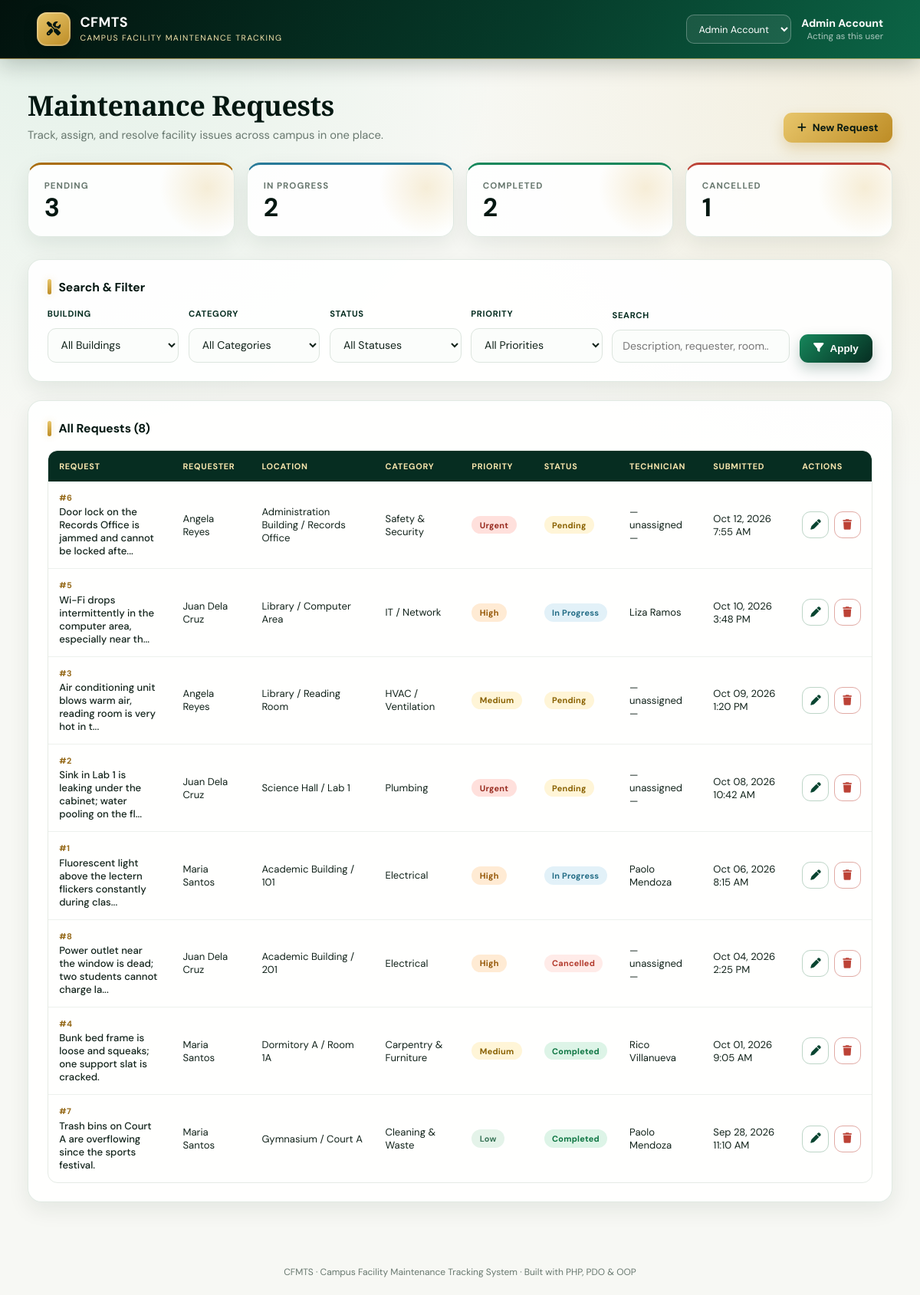
The page / on the database its author committed.
### tables this page shows
CREATE TABLE users (
  user_id    INT AUTO_INCREMENT NOT NULL,
  full_name  VARCHAR(100) NOT NULL,
  email      VARCHAR(120) NOT NULL,
  role_id    INT NOT NULL,
  created_at TIMESTAMP NOT NULL DEFAULT CURRENT_TIMESTAMP,
  PRIMARY KEY (user_id),
  UNIQUE KEY uq_users_email (email),
  KEY idx_users_role (role_id),
  CONSTRAINT fk_users_role FOREIGN KEY (role_id)
    REFERENCES roles (role_id) ON UPDATE CASCADE ON DELETE RESTRICT
);

CREATE TABLE maintenance_requests (
  request_id     INT AUTO_INCREMENT NOT NULL,
  requester_id   INT NOT NULL,
  room_id        INT NOT NULL,
  category_id    INT NOT NULL,
  description    TEXT NOT NULL,
  priority_level ENUM('Low','Medium','High','Urgent') NOT NULL DEFAULT 'Medium',
  status         ENUM('Pending','In Progress','Completed','Cancelled') NOT NULL DEFAULT 'Pending',
  date_submitted DATETIME NOT NULL DEFAULT CURRENT_TIMESTAMP,
  date_resolved  DATETIME NULL DEFAULT NULL,
  PRIMARY KEY (request_id),
  KEY idx_mr_requester (requester_id),
  KEY idx_mr_room (room_id),
  KEY idx_mr_category (category_id),
  KEY idx_mr_status (status),
  CONSTRAINT fk_mr_requester FOREIGN KEY (requester_id)
    REFERENCES users (user_id) ON UPDATE CASCADE ON DELETE RESTRICT,
  CONSTRAINT fk_mr_room FOREIGN KEY (room_id)
    REFERENCES rooms (room_id) ON UPDATE CASCADE ON DELETE RESTRICT,
  CONSTRAINT fk_mr_category FOREIGN KEY (category_id)
    REFERENCES categories (category_id) ON UPDATE CASCADE ON DELETE RESTRICT
);

CREATE TABLE buildings (
  building_id   INT AUTO_INCREMENT NOT NULL,
  building_name VARCHAR(100) NOT NULL,
  PRIMARY KEY (building_id),
  UNIQUE KEY uq_buildings_name (building_name)
);

CREATE TABLE rooms (
  room_id     INT AUTO_INCREMENT NOT NULL,
  building_id INT NOT NULL,
  room_number VARCHAR(30) NOT NULL,
  floor_level VARCHAR(30) NOT NULL,
  PRIMARY KEY (room_id),
  KEY idx_rooms_building (building_id),
  CONSTRAINT fk_rooms_building FOREIGN KEY (building_id)
    REFERENCES buildings (building_id) ON UPDATE CASCADE ON DELETE RESTRICT
);

CREATE TABLE categories (
  category_id   INT AUTO_INCREMENT NOT NULL,
  category_name VARCHAR(100) NOT NULL,
  PRIMARY KEY (category_id),
  UNIQUE KEY uq_categories_name (category_name)
);

### includes/functions.php (called while the page is built, shortened)
<?php
function e(?string $value): string
{
    return htmlspecialchars($value ?? '', ENT_QUOTES, 'UTF-8');
}
function status_badge_class(string $status): string
{
    return match ($status) {
        'Pending'     => 'badge-status-pending',
        'In Progress' => 'badge-status-inprogress',
        'Completed'   => 'badge-status-completed',
        'Cancelled'   => 'badge-status-cancelled',
        default       => 'badge-status-pending',
    };
}
function priority_badge_class(string $priority): string
{
    return match ($priority) {
        'Urgent' => 'badge-priority-urgent',
        'High'   => 'badge-priority-high',
        'Medium' => 'badge-priority-medium',
        'Low'    => 'badge-priority-low',
        default  => 'badge-priority-medium',
    };
}
function format_dt(?string $datetime): string
{
    $ts = strtotime($datetime);
    return $ts ? date('M d, Y g:i A', $ts) : e($datetime);
}

### includes/bootstrap.php (called while the page is built, shortened)
<?php
require_once __DIR__ . '/../classes/MaintenanceRequest.php';
require_once __DIR__ . '/../classes/LookupData.php';
require_once __DIR__ . '/functions.php';
$pdo = Database::getInstance()->getConnection();
$lookup = new LookupData($pdo);
$allUsers = $lookup->getUsers();
foreach ($allUsers as $u) {
    if ((int) $u['user_id'] === (int) ($_SESSION['current_user_id'] ?? 0)) {
        $currentUser = $u;
        break;
    }
}

### classes/LookupData.php (called while the page is built, shortened)
<?php
class LookupData
{
    private PDO $conn;
    public function __construct(PDO $conn)
    {
        $this->conn = $conn;
    }
    public function getUsers(?int $roleId = null): array
    {
        return $this->conn->query("SELECT * FROM users ORDER BY full_name")->fetchAll();
    }
}

### classes/MaintenanceRequest.php (called while the page is built, shortened)
<?php
class MaintenanceRequest
{
    private PDO $conn;
    private string $table = 'maintenance_requests';
    public function __construct(PDO $conn)
    {
        $this->conn = $conn;
    }
    public function getAll(array $filters = []): array
    {
        $sql = "SELECT mr.*,
                       u.full_name  AS requester_name,
                       r.room_number,
                       r.floor_level,
                       b.building_id,
                       b.building_name,
                       c.category_name,
                       (SELECT tech.full_name
                          FROM request_assignments ra
                          JOIN users tech ON ra.technician_id = tech.user_id
                         WHERE ra.request_id = mr.request_id
                         ORDER BY ra.assignment_id DESC LIMIT 1) AS technician_name
                FROM {$this->table} mr
                LEFT JOIN users u       ON mr.requester_id = u.user_id
                LEFT JOIN rooms r       ON mr.room_id = r.room_id
                LEFT JOIN buildings b   ON r.building_id = b.building_id
                LEFT JOIN categories c  ON mr.category_id = c.category_id
                WHERE 1=1";
        $params = [];
        $sql .= " ORDER BY mr.date_submitted DESC";
        $stmt = $this->conn->prepare($sql);
        $stmt->execute($params);
        return $stmt->fetchAll();
    }
    public function countByStatus(): array
    {
        $counts = ['Pending' => 0, 'In Progress' => 0, 'Completed' => 0, 'Cancelled' => 0];
        $stmt = $this->conn->query("SELECT status, COUNT(*) AS total FROM {$this->table} GROUP BY status");
        foreach ($stmt->fetchAll() as $row) {
            $counts[$row['status']] = (int) $row['total'];
        }
        return $counts;
    }
}

### index.php (the view, shortened to what this page needs)
<?php
require_once __DIR__ . '/includes/bootstrap.php';
$mrModel = new MaintenanceRequest($pdo);
$filters = [
    'building_id'    => $_GET['building_id'] ?? '',
    'category_id'    => $_GET['category_id'] ?? '',
    'status'         => $_GET['status'] ?? '',
    'priority_level' => $_GET['priority_level'] ?? '',
    'search'         => trim($_GET['search'] ?? ''),
];
$requests = $mrModel->getAll($filters);
$counts   = $mrModel->countByStatus();
require_once __DIR__ . '/includes/header.php';
?>
<div class="page-header">
  <div>
    <h1>Maintenance Requests</h1>
    <p>Track, assign, and resolve facility issues across campus in one place.</p>
  </div>
  <a href="add.php" class="btn btn-gold"><i class="fa-solid fa-plus"></i> New Request</a>
</div>
<div class="stat-grid">
  <div class="stat-card pending">
    <div class="label">Pending</div>
    <div class="value"><?= (int)$counts['Pending'] ?></div>
  </div>
  <div class="stat-card progress">
    <div class="label">In Progress</div>
    <div class="value"><?= (int)$counts['In Progress'] ?></div>
  </div>
  <div class="stat-card completed">
    <div class="label">Completed</div>
    <div class="value"><?= (int)$counts['Completed'] ?></div>
  </div>
  <div class="stat-card cancelled">
    <div class="label">Cancelled</div>
    <div class="value"><?= (int)$counts['Cancelled'] ?></div>
  </div>
</div>
<div class="panel">
  <div class="panel-title"><span class="bar"></span> Search &amp; Filter</div>
  <form method="get" action="index.php" class="filter-bar">
    <div class="field">
      <label>Building</label>
      <select name="building_id">
        <option value="">All Buildings</option>
      </select>
    </div>
    <div class="field">
      <label>Category</label>
      <select name="category_id">
        <option value="">All Categories</option>
      </select>
    </div>
    <div class="field">
      <label>Status</label>
      <select name="status">
        <option value="">All Statuses</option>
      </select>
    </div>
    <div class="field">
      <label>Priority</label>
      <select name="priority_level">
        <option value="">All Priorities</option>
      </select>
    </div>
    <div class="field">
      <label>Search</label>
      <input type="search" name="search" placeholder="Description, requester, room..." value="<?= e($filters['search']) ?>">
    </div>
    <div class="field">
      <button type="submit" class="btn btn-emerald"><i class="fa-solid fa-filter"></i> Apply</button>
    </div>
  </form>
</div>
<div class="panel">
  <div class="panel-title"><span class="bar"></span> All Requests (<?= count($requests) ?>)</div>
  <?php if (empty($requests)): ?>
    <div class="empty-state">
      <div class="icon"><i class="fa-regular fa-folder-open"></i></div>
      <p>No maintenance requests match your filters yet.</p>
      <a href="add.php" class="btn btn-gold btn-sm"><i class="fa-solid fa-plus"></i> Submit the first request</a>
    </div>
  <?php else: ?>
  <div class="table-wrap">
    <table class="data-table">
      <thead>
        <tr>
          <th>Request</th>
          <th>Requester</th>
          <th>Location</th>
          <th>Category</th>
          <th>Priority</th>
          <th>Status</th>
          <th>Technician</th>
          <th>Submitted</th>
          <th>Actions</th>
        </tr>
      </thead>
      <tbody>
        <?php foreach ($requests as $r): ?>
          <tr>
            <td class="cell-desc">
              <div class="req-id">#<?= (int)$r['request_id'] ?></div>
              <?= e(mb_strimwidth($r['description'], 0, 70, '...')) ?>
            </td>
            <td><?= e($r['requester_name'] ?? '—') ?></td>
            <td><?= e(($r['building_name'] ?? '—') . ' / ' . ($r['room_number'] ?? '—')) ?></td>
            <td><?= e($r['category_name'] ?? '—') ?></td>
            <td><span class="badge <?= priority_badge_class($r['priority_level']) ?>"><?= e($r['priority_level']) ?></span></td>
            <td><span class="badge <?= status_badge_class($r['status']) ?>"><?= e($r['status']) ?></span></td>
            <td><?= e($r['technician_name'] ?? '— unassigned —') ?></td>
            <td><?= format_dt($r['date_submitted']) ?></td>
            <td>
              <div class="row-actions">
                <a href="edit.php?id=<?= (int)$r['request_id'] ?>" class="btn btn-outline btn-icon" title="Edit / Assign">
                  <i class="fa-solid fa-pen"></i>
                </a>
                <button type="button" class="btn btn-danger btn-icon"
                        data-delete-url="actions/delete_request.php?id=<?= (int)$r['request_id'] ?>"
                        data-delete-label="request #<?= (int)$r['request_id'] ?>"
                        title="Delete">
                  <i class="fa-solid fa-trash"></i>
                </button>
              </div>
            </td>
          </tr>
        <?php endforeach; ?>
      </tbody>
    </table>
  </div>
  <?php endif; ?>
</div>
<?php require_once __DIR__ . '/includes/footer.php'; ?>

### includes/header.php (shortened to what this page needs)
<!DOCTYPE html>
<html lang="en">
<head>
<link rel="stylesheet" href="https://cdnjs.cloudflare.com/ajax/libs/font-awesome/6.5.1/css/all.min.css">
<link rel="stylesheet" href="<?= APP_BASE_URL ?>/assets/css/style.css">
</head>
<body>
<div class="app-shell">
  <header class="topbar">
    <div class="brand">
      <div class="brand-mark"><i class="fa-solid fa-screwdriver-wrench"></i></div>
      <div class="brand-text">
        <div class="title">CFMTS</div>
        <div class="subtitle">Campus Facility Maintenance Tracking</div>
      </div>
    </div>
    <div class="topbar-right">
      <form method="post" action="<?= e($_SERVER['REQUEST_URI'] ?? 'index.php') ?>" id="personaForm" style="margin:0;">
        <select name="switch_user_id" onchange="document.getElementById('personaForm').submit()"
                style="background:rgba(255,255,255,0.08); color:#fff; border:1px solid rgba(255,255,255,0.25); border-radius:8px; padding:0.4rem 0.6rem; font-size:0.8rem;">
          <?php foreach ($allUsers as $u): ?>
            <option value="<?= (int)$u['user_id'] ?>" <?= (isset($currentUser) && (int)$currentUser['user_id'] === (int)$u['user_id']) ? 'selected' : '' ?>>
              <?= e($u['full_name']) ?>
            </option>
          <?php endforeach; ?>
        </select>
      </form>
      <div class="persona">
        <strong><?= e($currentUser['full_name'] ?? 'Guest') ?></strong>
        <span>Acting as this user</span>
      </div>
    </div>
  </header>
  <div class="main-content">

### includes/footer.php (shortened to what this page needs)
  </div>
  <div class="footer-note">CFMTS &middot; Campus Facility Maintenance Tracking System &middot; Built with PHP, PDO &amp; OOP</div>
</div>
</body>
</html>

### rows shown on the page
users: full_name "Admin Account"
maintenance_requests: room "3", request_id "8", description "Power outlet near the window is dead; two students cannot charge la...", requester.full_name "Juan Dela Cruz", buildings.building_name "Academic Building / 201", category.category_name "Electrical", priority_level "High", status "Cancelled", technician_name "— unassigned —", date_submitted "Oct 04, 2026 2:25 PM"
buildings: building_id "1"
maintenance_requests: request_id "6", description "Door lock on the Records Office is jammed and cannot be locked afte...", requester.full_name "Angela Reyes", buildings.building_name "Administration Building / Records Office", category.category_name "Safety & Security", priority_level "Urgent", status "Pending", technician_name "— unassigned —", date_submitted "Oct 12, 2026 7:55 AM"
maintenance_requests: request_id "5", description "Wi-Fi drops intermittently in the computer area, especially near th...", requester.full_name "Juan Dela Cruz", buildings.building_name "Library / Computer Area", category.category_name "IT / Network", priority_level "High", status "In Progress", technician_name "Liza Ramos", date_submitted "Oct 10, 2026 3:48 PM"
maintenance_requests: request_id "3", description "Air conditioning unit blows warm air, reading room is very hot in t...", requester.full_name "Angela Reyes", buildings.building_name "Library / Reading Room", category.category_name "HVAC / Ventilation", priority_level "Medium", status "Pending", technician_name "— unassigned —", date_submitted "Oct 09, 2026 1:20 PM"
maintenance_requests: request_id "2", description "Sink in Lab 1 is leaking under the cabinet; water pooling on the fl...", requester.full_name "Juan Dela Cruz", buildings.building_name "Science Hall / Lab 1", category.category_name "Plumbing", priority_level "Urgent", status "Pending", technician_name "— unassigned —", date_submitted "Oct 08, 2026 10:42 AM"
maintenance_requests: request_id "1", description "Fluorescent light above the lectern flickers constantly during clas...", requester.full_name "Maria Santos", buildings.building_name "Academic Building / 101", category.category_name "Electrical", priority_level "High", status "In Progress", technician_name "Paolo Mendoza", date_submitted "Oct 06, 2026 8:15 AM"
maintenance_requests: request_id "4", description "Bunk bed frame is loose and squeaks; one support slat is cracked.", requester.full_name "Maria Santos", buildings.building_name "Dormitory A / Room 1A", category.category_name "Carpentry & Furniture", priority_level "Medium", status "Completed", technician_name "Rico Villanueva", date_submitted "Oct 01, 2026 9:05 AM"
maintenance_requests: request_id "7", description "Trash bins on Court A are overflowing since the sports festival.", requester.full_name "Maria Santos", buildings.building_name "Gymnasium / Court A", category.category_name "Cleaning & Waste", priority_level "Low", status "Completed", technician_name "Paolo Mendoza", date_submitted "Sep 28, 2026 11:10 AM"

### other values the page prints
$counts['In Progress'] "2"
$counts['Completed'] "2"
count($requests) "8"
form field switch_user_id "Admin Account"
